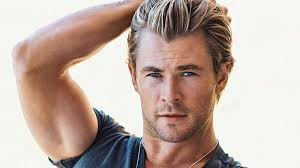
#> input picture Data Analysis/1.jfif, 300 x 168 px
$ jupyter execute ImageDemo.ipynb
#> lines starting #> are read from the running program, lines starting #| are printed output that depends on the picture
[cell 1]
import cv2
import numpy as np

[cell 2]
img = cv2.imread('1.jfif')
#> img is the input picture: shape (168, 300, 3); mean B, G, R 164.3, 173.6, 191.8

[cell 3]
img.shape
#> Out = (168, 300, 3)

[cell 4]
img[100][100]
#> Out = [241, 246, 247]

[cell 5]
cv2.imshow('image',img)
cv2.waitKey(0)

[cell 6]
type(img)

[cell 7]
img_1 = np.where(img > 150, img-100, img)
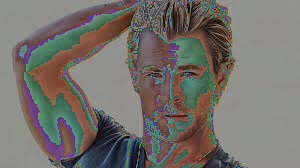
#> img_1: shape (168, 300, 3); mean B, G, R 107.7, 113, 116.9
